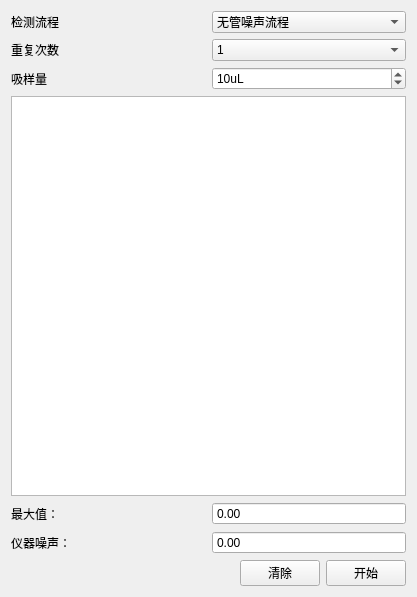
<?xml version="1.0" encoding="UTF-8"?>
<ui version="4.0">
 <class>DetectDebugWidget</class>
 <widget class="QWidget" name="DetectDebugWidget">
  <property name="geometry">
   <rect>
    <x>0</x>
    <y>0</y>
    <width>417</width>
    <height>597</height>
   </rect>
  </property>
  <property name="windowTitle">
   <string>Form</string>
  </property>
  <layout class="QGridLayout" name="gridLayout">
   <item row="0" column="0">
    <widget class="QLabel" name="label">
     <property name="text">
      <string>检测流程</string>
     </property>
    </widget>
   </item>
   <item row="0" column="1">
    <widget class="QComboBox" name="comboBox_mode">
     <item>
      <property name="text">
       <string>无管噪声流程</string>
      </property>
     </item>
     <item>
      <property name="text">
       <string>有管噪声流程</string>
      </property>
     </item>
     <item>
      <property name="text">
       <string>加底物液噪声流程</string>
      </property>
     </item>
    </widget>
   </item>
   <item row="1" column="0">
    <widget class="QLabel" name="label_2">
     <property name="text">
      <string>重复次数</string>
     </property>
    </widget>
   </item>
   <item row="1" column="1">
    <widget class="QComboBox" name="comboBox_steps">
     <item>
      <property name="text">
       <string>1</string>
      </property>
     </item>
     <item>
      <property name="text">
       <string>5</string>
      </property>
     </item>
     <item>
      <property name="text">
       <string>10</string>
      </property>
     </item>
     <item>
      <property name="text">
       <string>20</string>
      </property>
     </item>
     <item>
      <property name="text">
       <string>50</string>
      </property>
     </item>
     <item>
      <property name="text">
       <string>100</string>
      </property>
     </item>
    </widget>
   </item>
   <item row="2" column="0">
    <widget class="QLabel" name="label_5">
     <property name="text">
      <string>吸样量</string>
     </property>
    </widget>
   </item>
   <item row="2" column="1">
    <widget class="QSpinBox" name="spinBox_val">
     <property name="suffix">
      <string>uL</string>
     </property>
     <property name="maximum">
      <number>99999999</number>
     </property>
     <property name="value">
      <number>10</number>
     </property>
    </widget>
   </item>
   <item row="4" column="0">
    <widget class="QLabel" name="label_3">
     <property name="text">
      <string>最大值：</string>
     </property>
    </widget>
   </item>
   <item row="4" column="1">
    <widget class="QDoubleSpinBox" name="doubleSpinBox_max">
     <property name="readOnly">
      <bool>true</bool>
     </property>
     <property name="buttonSymbols">
      <enum>QAbstractSpinBox::NoButtons</enum>
     </property>
     <property name="maximum">
      <double>10000000.000000000000000</double>
     </property>
    </widget>
   </item>
   <item row="5" column="0">
    <widget class="QLabel" name="label_4">
     <property name="text">
      <string>仪器噪声：</string>
     </property>
    </widget>
   </item>
   <item row="5" column="1">
    <widget class="QDoubleSpinBox" name="doubleSpinBox_NS">
     <property name="readOnly">
      <bool>true</bool>
     </property>
     <property name="buttonSymbols">
      <enum>QAbstractSpinBox::NoButtons</enum>
     </property>
     <property name="maximum">
      <double>10000000.000000000000000</double>
     </property>
    </widget>
   </item>
   <item row="6" column="0" colspan="2">
    <layout class="QHBoxLayout" name="horizontalLayout">
     <item>
      <spacer name="horizontalSpacer">
       <property name="orientation">
        <enum>Qt::Horizontal</enum>
       </property>
       <property name="sizeHint" stdset="0">
        <size>
         <width>40</width>
         <height>20</height>
        </size>
       </property>
      </spacer>
     </item>
     <item>
      <widget class="QPushButton" name="pushButton_clean">
       <property name="text">
        <string>清除</string>
       </property>
      </widget>
     </item>
     <item>
      <widget class="QPushButton" name="pushButton_start">
       <property name="text">
        <string>开始</string>
       </property>
      </widget>
     </item>
    </layout>
   </item>
   <item row="3" column="0" colspan="2">
    <widget class="QTextEdit" name="textEdit"/>
   </item>
  </layout>
 </widget>
 <resources/>
 <connections/>
</ui>
